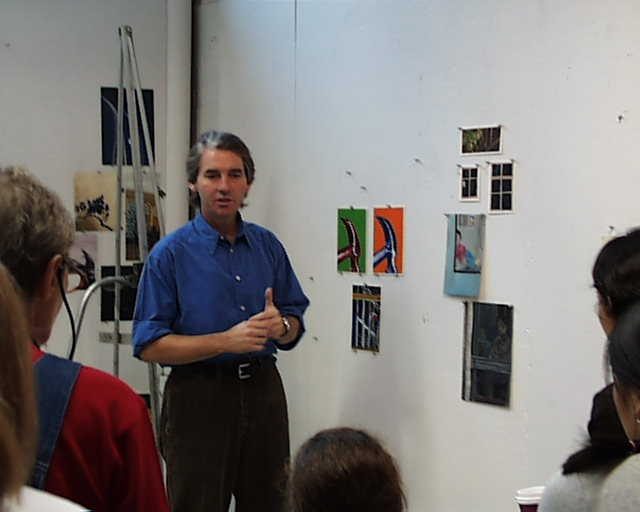
//> input picture olympus/olympus/pic.0002.jpg, 640 x 512 px
$ ./matchImagesMultiHistogram ../olympus/olympus/pic.0002.jpg ../olympus/olympus/pic.0003.jpg 3   (built with g++ and OpenCV 4)
//> lines starting //> are read from the running program, lines starting //| are printed output that depends on the picture
//> further down, targetImage is the input picture: 512 rows x 640 cols, CV_8UC3; mean B, G, R 122.2, 123.4, 126.9
### src/featureExtraction.h
// featureExtraction.h
// Name: Mihir Chitre, Aditya Gurnani
// Date: 02/01/2024
// Purpose: Include file for featureExtraction.cpp, includes different functions to extract feature vectors from an image.

#ifndef FEATURE_EXTRACTION_H
#define FEATURE_EXTRACTION_H

#include "opencv2/opencv.hpp"
#include <vector>

std::vector<float> extractFeatureVector(const cv::Mat& image);

// Add this new function declaration
std::vector<float> extractColorHistogram(const cv::Mat& image);

std::vector<float> extractRGBHistograms(const cv::Mat& image);

std::vector<float> extractWholeHistogram(const cv::Mat& image);

std::vector<float> extractTextureFeatures(const cv::Mat& image);

std::vector<float> extractCombinedFeatures(const cv::Mat& image);

#endif

### src/featureExtraction.cpp
// featureExtraction.cpp
// Name: Mihir Chitre, Aditya Gurnani
// Date: 02/01/2024
// Purpose: Includes different functions to extract feature vectors from an image.

#include "featureExtraction.h"
#include "opencv2/imgproc.hpp"
#include "opencv2/imgcodecs.hpp"
#include <cmath>
#include <vector>
#include <algorithm>

void customCalcHist(const cv::Mat& image, std::vector<float>& hist, int bins, float rangeStart, float rangeEnd) {
    hist.assign(bins, 0.0f);
    float binWidth = (rangeEnd - rangeStart) / bins;
    int pixels = 0;

    // Check the depth of the image to determine how to access pixel values
    if (image.depth() == CV_8U) {
        for (int y = 0; y < image.rows; y++) {
            for (int x = 0; x < image.cols; x++) {
                uchar val = image.at<uchar>(y, x); // Accessing pixel as uchar for 8-bit image
                int bin = static_cast<int>((val - rangeStart) / binWidth);
                if (bin >= 0 && bin < bins) {
                    hist[bin] += 1.0f;
                }
            }
        }
    } else if (image.depth() == CV_32F) {
        for (int y = 0; y < image.rows; y++) {
            for (int x = 0; x < image.cols; x++) {
                float val = image.at<float>(y, x); // Accessing pixel as float for floating-point image
                int bin = static_cast<int>((val - rangeStart) / binWidth);
                if (bin >= 0 && bin < bins) {
                    hist[bin] += 1.0f;
                }
            }
        }
    }

    // Normalize the histogram to sum up to 1
    for (auto &val : hist) {
        val /= image.total();
    }
}

// [12 lines left out: function customNormalizeMinMax, not called in this run]

void customNormalizeL1(std::vector<float>& hist, float lower, float upper) {
    float sum = 0.0f;
    for (auto val : hist) {
        sum += val;
    }

    if (sum > 0) {
        for (auto &val : hist) {
            val = (val / sum) * (upper - lower) + lower;
        }
    }
}

// Function to extract a 7x7 feature vector from the center of each channel of the image
// [53 lines left out: functions extractFeatureVector, extractColorHistogram, not called in this run]

std::vector<float> extractRGBHistograms(const cv::Mat& image) {
    std::vector<float> featureVector;
    int bins = 8; // Number of bins for histogram

    // Define halves
    cv::Rect topHalf(0, 0, image.cols, image.rows / 2);
//> topHalf = Rect(0, 0, 640, 256)
    cv::Rect bottomHalf(0, image.rows / 2, image.cols, image.rows / 2);
//> bottomHalf = Rect(0, 256, 640, 256)

    // Ensure we're working with an 8-bit image
    cv::Mat image8u;
    if (image.depth() != CV_8U) {
        image.convertTo(image8u, CV_8U); // Convert to 8-bit if not already
    } else {
        image8u = image;
    }

    // Process each half
    for (const auto& region : {topHalf, bottomHalf}) {
        cv::Mat roi = image8u(region);
        std::vector<cv::Mat> channels;
        cv::split(roi, channels); // Split into color channels

        for (int i = 0; i < 3; i++) { // For each color channel
            std::vector<float> hist;
            customCalcHist(channels[i], hist, bins, 0, 256); // Calculate histogram
            customNormalizeL1(hist, 0, 1); // Normalize the histogram

            // Append histogram data to feature vector
            featureVector.insert(featureVector.end(), hist.begin(), hist.end());
        }
    }
//> this loop made 2 passes
//> pass 1, in extractRGBHistograms, `cv::Mat roi = image8u(region);`:
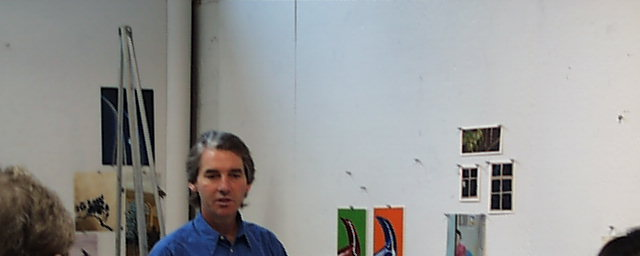
//> roi: 256 rows x 640 cols, CV_8UC3; mean B, G, R 153.2, 154, 153.5
//> pass 2, in extractRGBHistograms, `cv::Mat roi = image8u(region);`:
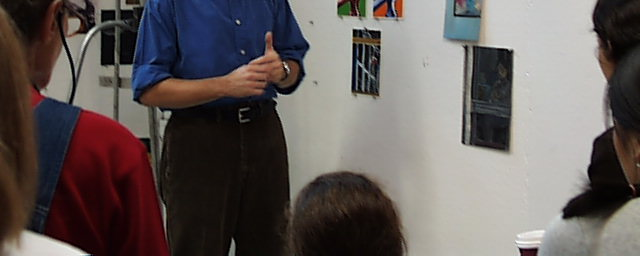
//> roi: 256 rows x 640 cols, CV_8UC3; mean B, G, R 91.1, 92.8, 100.4
//> after the loop, featureVector = 48 values, max 0.448 at index 6, min 0.000397 at index 7, mean 0.125

    return featureVector;
}

// [56 lines left out: functions extractWholeHistogram, extractTextureFeatures, extractCombinedFeatures, not called in this run]

### src/matchImagesMultiHistogram.cpp
#include <iostream>
#include <fstream>
#include <vector>
#include <string>
#include <algorithm>
#include <filesystem>
#include "opencv2/opencv.hpp"
#include "featureExtraction.h" // Ensure it includes extractMultiPartHistogram

int readFeatureVectors(const std::string& filename, std::vector<std::string>& imageFilenames, std::vector<std::vector<float>>& featureVectors) {
    std::ifstream file(filename);
    std::string line;

    while (std::getline(file, line)) {
        std::istringstream iss(line);
        std::string filename;
        std::getline(iss, filename, ',');

        std::vector<float> features;
        float feature;
        while (iss >> feature) {
            features.push_back(feature);
            if (iss.peek() == ',') {
                iss.ignore();
            }
        }

        imageFilenames.push_back(filename);
        featureVectors.push_back(features);
    }

    return 0;
}

float histogramIntersectionDistance(const std::vector<float>& h1, const std::vector<float>& h2) {
    float intersection = 0.0f;
    for (size_t i = 0; i < h1.size(); i++) {
        intersection += std::min(h1[i], h2[i]);
    }
    return intersection;
}

int main(int argc, char* argv[]) {
    if (argc < 4) {
        std::cerr << "Usage: " << argv[0] << " <target_image_path> <feature_vectors_file> <top_n_matches>\n";
        return -1;
    }

    std::string targetImagePath = argv[1], featureVectorsFile = argv[2];
    int topN = std::stoi(argv[3]);

    cv::Mat targetImage = cv::imread(targetImagePath);
    if (targetImage.empty()) {
        std::cerr << "Failed to load target image.\n";
        return -1;
    }

    std::vector<float> targetFeatures = extractRGBHistograms(targetImage);
//> targetFeatures has the same summary as featureVector in extractRGBHistograms

    // Assuming you have a function to read feature vectors from other images
    // and it populates a vector of filenames and a vector of corresponding feature vectors
    std::vector<std::string> imageFilenames;
    std::vector<std::vector<float>> featureVectors;
    // You should implement the readFeatureVectors function based on your dataset
    readFeatureVectors(featureVectorsFile, imageFilenames, featureVectors);

    // Compute histogram intersection distances
    std::vector<std::pair<float, std::string>> scores;
    for (size_t i = 0; i < featureVectors.size(); ++i) {
        float score = histogramIntersectionDistance(targetFeatures, featureVectors[i]);
        scores.push_back({score, imageFilenames[i]});
    }

    // Sort by descending score as we use intersection (higher is more similar)
    std::sort(scores.begin(), scores.end(), [](const auto& a, const auto& b) {
        return a.first > b.first;
    });

    // Find and print the self-match with its score
    auto selfMatchIt = std::find_if(scores.begin(), scores.end(), [&](const std::pair<float, std::string>& result) {
        return std::filesystem::path(result.second).filename() == std::filesystem::path(targetImagePath).filename();
    });
    if (selfMatchIt != scores.end()) {
        std::cout << "Match with itself: " << selfMatchIt->second << " with score " << selfMatchIt->first << "\n";
        scores.erase(selfMatchIt); // Remove self match from the results
    }

    // Output the top N matches, now excluding the self match
    for (int i = 0; i < topN && i < scores.size(); ++i) {
        std::cout << "Match " << i + 1 << ": " << scores[i].second << " with score " << scores[i].first << "\n";
    }

    return 0;
}

$ run again, on olympus/olympus/pic.0006.jpg
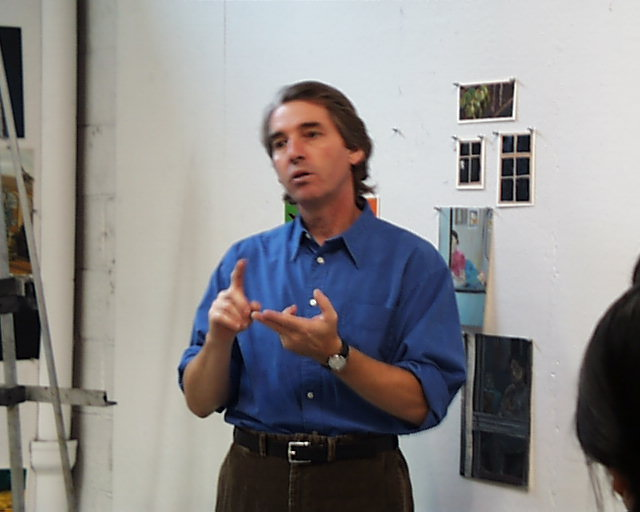
//> input picture olympus/olympus/pic.0006.jpg, 640 x 512 px
//> targetImage is the input picture: 512 rows x 640 cols, CV_8UC3; mean B, G, R 140.2, 139.7, 141.7
//> the loop in extractRGBHistograms, `for (const auto& region : {topHalf, bottomHalf})` made 2 passes
//> pass 1, in extractRGBHistograms, `cv::Mat roi = image8u(region);`:
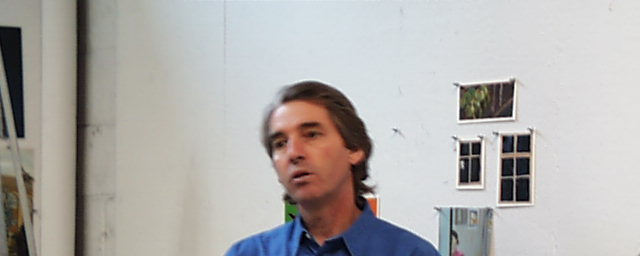
//> roi: 256 rows x 640 cols, CV_8UC3; mean B, G, R 173.3, 175.2, 177.6
//> pass 2, in extractRGBHistograms, `cv::Mat roi = image8u(region);`:
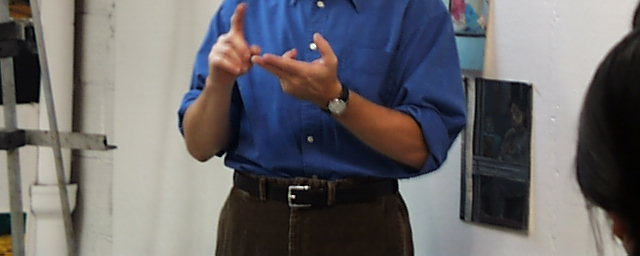
//> roi: 256 rows x 640 cols, CV_8UC3; mean B, G, R 107.1, 104.2, 105.8
//> after the loop in extractRGBHistograms, `for (const auto& region : {topHalf, bottomHalf})`: featureVector = 48 values, max 0.5 at index 22, min 0.000214 at index 31, mean 0.125
//> targetFeatures has the same summary as featureVector in extractRGBHistograms

$ run again, on olympus/olympus/pic.0029.jpg
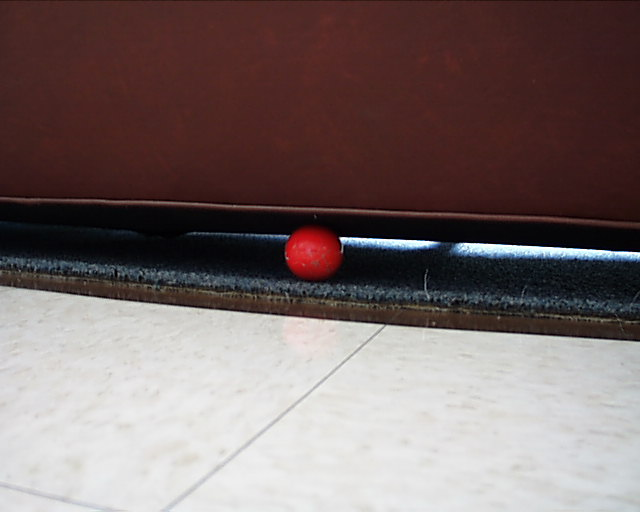
//> input picture olympus/olympus/pic.0029.jpg, 640 x 512 px
//> targetImage is the input picture: 512 rows x 640 cols, CV_8UC3; mean B, G, R 104.5, 105.2, 120.6
//> the loop in extractRGBHistograms, `for (const auto& region : {topHalf, bottomHalf})` made 2 passes
//> pass 1, in extractRGBHistograms, `cv::Mat roi = image8u(region);`:
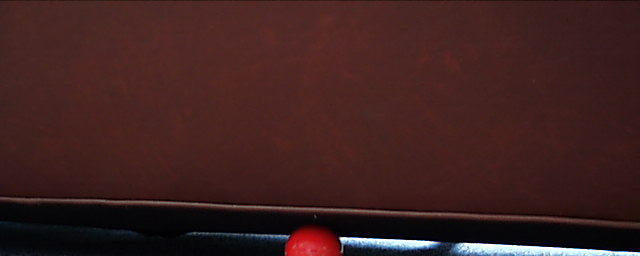
//> roi: 256 rows x 640 cols, CV_8UC3; mean B, G, R 32.2, 33.3, 63.1
//> pass 2, in extractRGBHistograms, `cv::Mat roi = image8u(region);`:
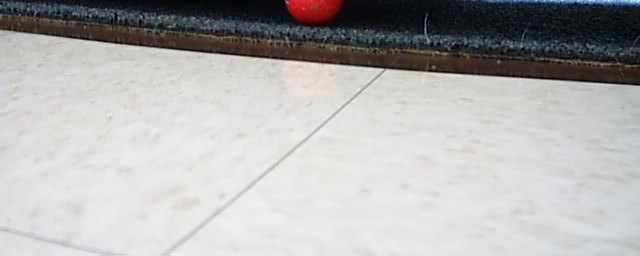
//> roi: 256 rows x 640 cols, CV_8UC3; mean B, G, R 176.8, 177.2, 178.2
//> after the loop in extractRGBHistograms, `for (const auto& region : {topHalf, bottomHalf})`: featureVector = 48 values, max 0.585 at index 18, min 0.00129 at index 4, mean 0.125
//> targetFeatures has the same summary as featureVector in extractRGBHistograms

$ run again, on olympus/olympus/pic.0030.jpg
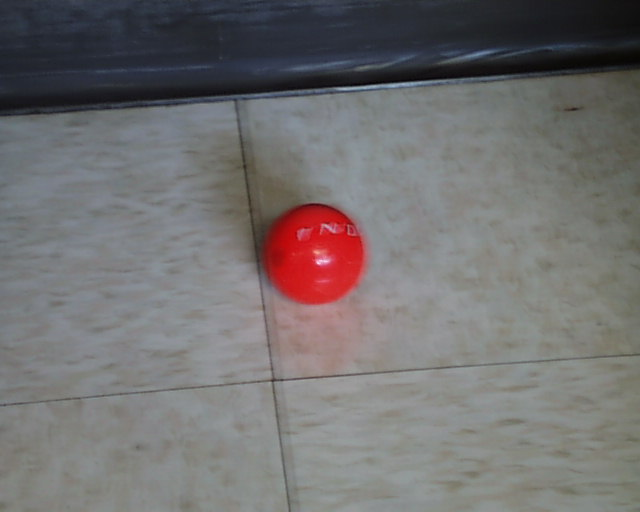
//> input picture olympus/olympus/pic.0030.jpg, 640 x 512 px
//> targetImage is the input picture: 512 rows x 640 cols, CV_8UC3; mean B, G, R 112.3, 111.9, 114.3
//> the loop in extractRGBHistograms, `for (const auto& region : {topHalf, bottomHalf})` made 2 passes
//> pass 1, in extractRGBHistograms, `cv::Mat roi = image8u(region);`:
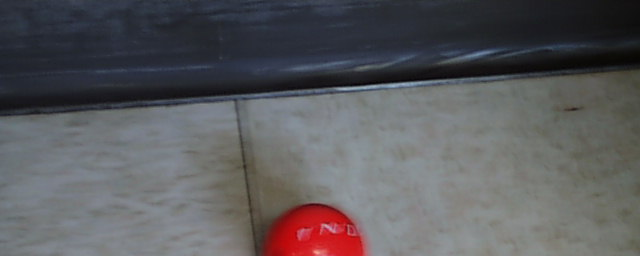
//> roi: 256 rows x 640 cols, CV_8UC3; mean B, G, R 93.3, 90.4, 91.3
//> pass 2, in extractRGBHistograms, `cv::Mat roi = image8u(region);`:
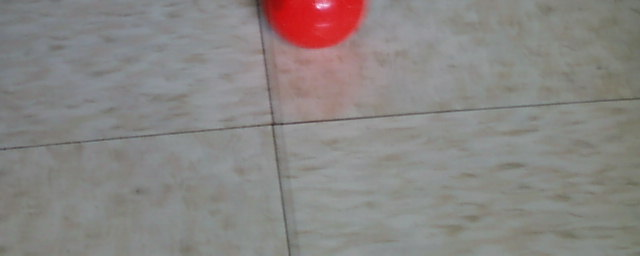
//> roi: 256 rows x 640 cols, CV_8UC3; mean B, G, R 131.2, 133.4, 137.3
//> after the loop in extractRGBHistograms, `for (const auto& region : {topHalf, bottomHalf})`: featureVector = 48 values, max 0.803 at index 36, min 0 at index 7, mean 0.125
//> targetFeatures has the same summary as featureVector in extractRGBHistograms
